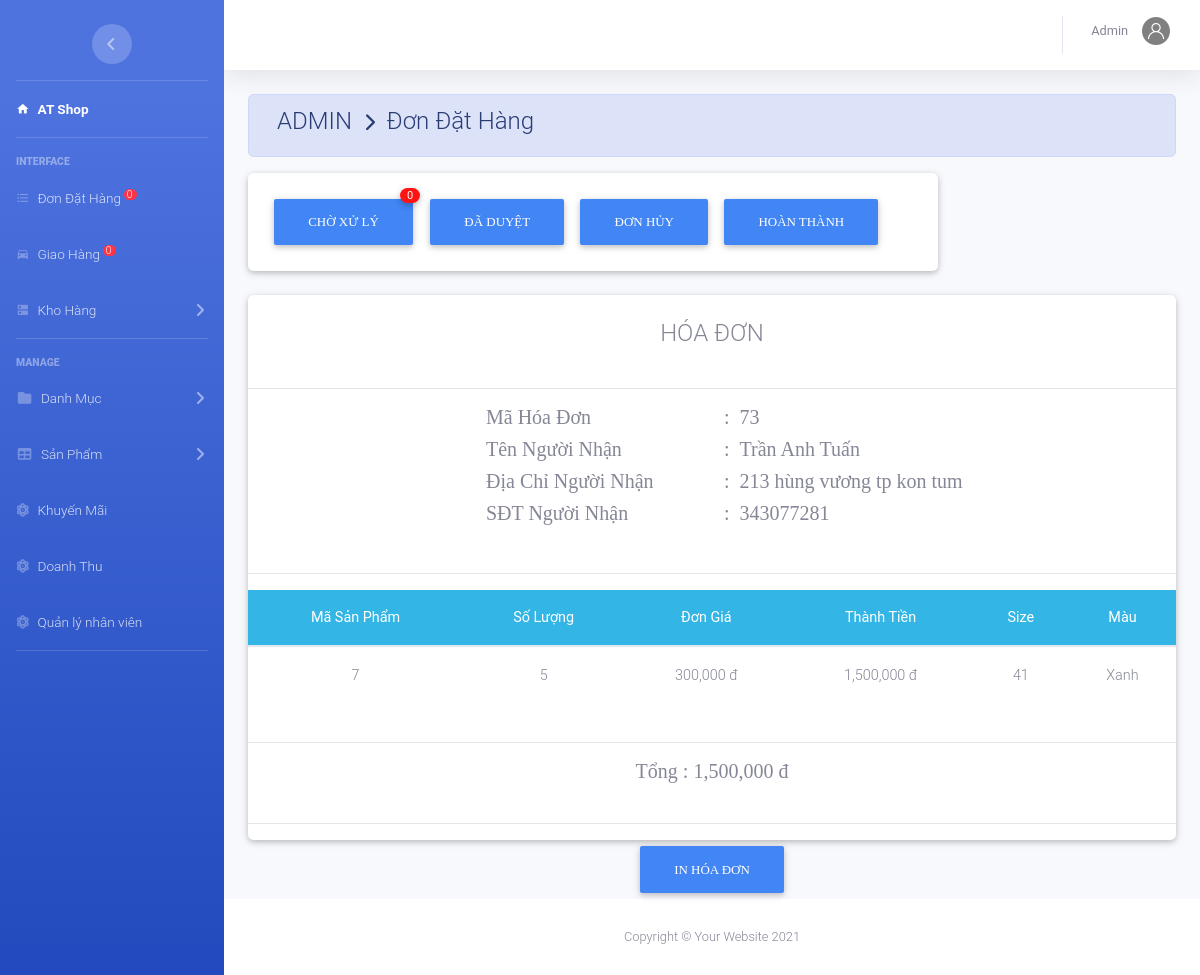
The page /admin/index.php?action=xldathang&view=ctdh&mahd=73 (signed in) on the database its author committed.
### tables this page shows
CREATE TABLE `nguoinhan` (
  `MaHD` int(11) NOT NULL,
  `TenNN` varchar(50) NOT NULL,
  `DiaChiNN` text NOT NULL,
  `SDTNN` int(12) NOT NULL
);

CREATE TABLE `chitiethoadon` (
  `MaHD` int(11) NOT NULL,
  `MaSP` int(11) NOT NULL,
  `SoLuong` int(11) NOT NULL,
  `DonGia` decimal(10,0) NOT NULL,
  `ThanhTien` decimal(10,0) NOT NULL,
  `Size` int(11) NOT NULL,
  `MaMau` varchar(50) NOT NULL
);

### admin/dondathang/chitietdathang.php (the view, shortened to what this page needs)
<?php
	include_once('../config/database.php');
	$mahd=$_GET['mahd'];
	$sql="select * from chitiethoadon where MaHD=$mahd ";
	$rs=mysqli_query($conn,$sql);
	$sql2="select * from nguoinhan where MaHD=$mahd ";
	$rs2=mysqli_query($conn,$sql2);
	$row2=mysqli_fetch_array($rs2);
?>
<div class="row">
    <div class="col-md-12 grid-margin stretch-card">
        <div class="card">
        	<br>
			<h4 class="m-auto" > HÓA ĐƠN</h4><br><hr>
			<div class="row">
				<div class="col-md-3"></div>
				<div class="col-md-3"><h5 style="font-family: Alata;">Mã Hóa Đơn </h5></div>
				<div class="col-md-6"><h5 style="font-family: Alata;">: &#160;<?php echo $mahd ?></h5></div>
				<div class="col-md-3"></div>
				<div class="col-md-3"><h5 style="font-family: Alata;">Tên Người Nhận </h5></div>
				<div class="col-md-6"><h5 style="font-family: Alata;">: &#160;<?php echo $row2['TenNN']; ?></h5></div>
				<div class="col-md-3"></div>
				<div class="col-md-3"><h5 style="font-family: Alata;">Địa Chỉ Người Nhận </h5></div>
				<div class="col-md-6"><h5 style="font-family: Alata;">: &#160;<?php echo $row2['DiaChiNN'] ?></h5></div>
				<div class="col-md-3"></div>
				<div class="col-md-3"><h5 style="font-family: Alata;">SĐT Người Nhận </h5></div>
				<div class="col-md-6"><h5 style="font-family: Alata;">: &#160;<?php echo $row2['SDTNN'] ?></h5></div>
			</div>
			<br><hr>
			<table class="table table-hover m-auto text-center" style="font-size: 13px;">
				<thead class="badge-info">
					<tr>
						<th>Mã Sản Phẩm</th><th>Số Lượng </th><th>Đơn Giá</th><th>Thành Tiền</th><th>Size</th><th>Màu</th>
					</tr>
				</thead>
				<tbody >
			 <?php $so=0;
				 while ($row=mysqli_fetch_array($rs)) { $so=$so+$row['ThanhTien']; ?>
					<tr>
						<td><?php echo $row['MaSP']; ?></td>
						<td><?php echo $row['SoLuong']; ?></td>
						<td><?php echo number_format($row['DonGia']).' đ'; ?></td>
						<td><?php echo number_format($row['ThanhTien']).' đ'; ?></td>
						<td><?php echo $row['Size']; ?></td><td><?php echo $row['MaMau']; ?></td>
					</tr>
			 <?php	} ?>
				</tbody>
			</table><br><hr>
			<h5 class="m-auto" style="font-family: Alata;">Tổng : <?php echo number_format($so).' đ'; ?></h5>
			<br><hr>
		</div>
	</div>
		<div class="col-12" >
			<center>
				<button type="sub" name="dk" value="đã duyệt"class="btn btn-primary" style="font-family: Comfortaa;">In hóa Đơn</button>
			</center>
		</div>
</div>

### rows shown on the page
nguoinhan: TenNN "Trần Anh Tuấn", DiaChiNN "213 hùng vương tp kon tum", SDTNN "343077281"
chitiethoadon: MaSP "7", SoLuong "5", DonGia "300,000", ThanhTien "1,500,000", Size "41", MaMau "Xanh"

### other values the page prints
$dem "0"
$nv['TenNV'] "Admin"
$mahd "73"
$so "1,500,000"
